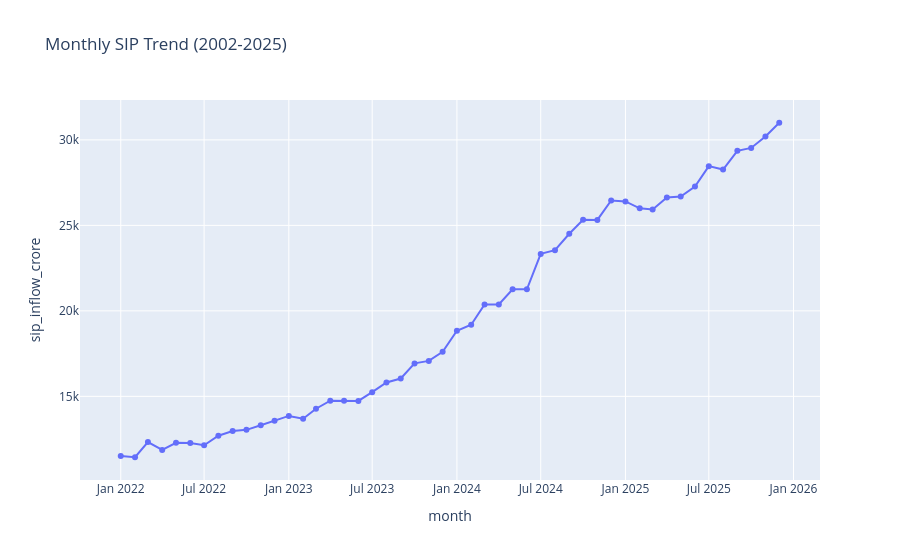

The notebook cell this image was saved under:
### Code cell
import plotly.express as px

fig = px.line(
    df,
    x="month",
    y="sip_inflow_crore",
    markers=True,
    title="Monthly SIP Trend (2002-2025)"
)
fig.show()

### Figure 1 — Plotly figure (JSON) as saved in the notebook; plotly's stock layout.template omitted (floating-point values rounded to 4 significant figures)
{"data": [{"hovertemplate": "month=%{x}<br>sip_inflow_crore=%{y}<extra></extra>", "legendgroup": "", "line": {"color": "#636efa", "dash": "solid"}, "marker": {"symbol": "circle"}, "mode": "lines+markers", "name": "", "orientation": "v", "showlegend": false, "type": "scatter", "x": ["2022-01", "2022-02", "2022-03", "2022-04", "2022-05", "2022-06", "2022-07", "2022-08", "2022-09", "2022-10", "2022-11", "2022-12", "2023-01", "2023-02", "2023-03", "2023-04", "2023-05", "2023-06", "2023-07", "2023-08", "2023-09", "2023-10", "2023-11", "2023-12", "2024-01", "2024-02", "2024-03", "2024-04", "2024-05", "2024-06", "2024-07", "2024-08", "2024-09", "2024-10", "2024-11", "2024-12", "2025-01", "2025-02", "2025-03", "2025-04", "2025-05", "2025-06", "2025-07", "2025-08", "2025-09", "2025-10", "2025-11", "2025-12"], "xaxis": "x", "y": [11517, 11438, 12328, 11863, 12286, 12276, 12140, 12694, 12976, 13040, 13306, 13573, 13856, 13687, 14276, 14749, 14749, 14734, 15245, 15814, 16042, 16928, 17073, 17610, 18838, 19187, 20371, 20371, 21262, 21262, 23332, 23547, 24509, 25323, 25320, 26459, 26400, 25999, 25926, 26632, 26688, 27274, 28464, 28265, 29361, 29529, 30200, 31002], "yaxis": "y"}], "layout": {"legend": {"tracegroupgap": 0}, "title": {"text": "Monthly SIP Trend (2002-2025)"}, "xaxis": {"anchor": "y", "domain": [0, 1], "title": {"text": "month"}}, "yaxis": {"anchor": "x", "domain": [0, 1], "title": {"text": "sip_inflow_crore"}}}}
